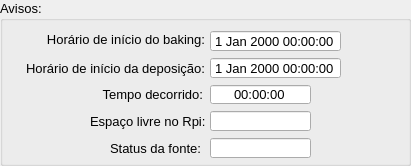
   <widget class="QGroupBox" name="groupBox_5">
    <property name="geometry">
     <rect>
      <x>20</x>
      <y>570</y>
      <width>411</width>
      <height>166</height>
     </rect>
    </property>
    <property name="font">
     <font>
      <pointsize>10</pointsize>
     </font>
    </property>
    <property name="title">
     <string>Avisos:</string>
    </property>
    <widget class="QDateTimeEdit" name="time_init_baking">
     <property name="geometry">
      <rect>
       <x>210</x>
       <y>30</y>
       <width>131</width>
       <height>22</height>
      </rect>
     </property>
     <property name="readOnly">
      <bool>true</bool>
     </property>
     <property name="buttonSymbols">
      <enum>QAbstractSpinBox::NoButtons</enum>
     </property>
     <property name="currentSection">
      <enum>QDateTimeEdit::DaySection</enum>
     </property>
    </widget>
    <widget class="QLabel" name="label_57">
     <property name="geometry">
      <rect>
       <x>24</x>
       <y>29</y>
       <width>181</width>
       <height>21</height>
      </rect>
     </property>
     <property name="text">
      <string>Horário de início do baking:</string>
     </property>
     <property name="alignment">
      <set>Qt::AlignRight|Qt::AlignTrailing|Qt::AlignVCenter</set>
     </property>
    </widget>
    <widget class="QDateTimeEdit" name="time_init_deposicao">
     <property name="geometry">
      <rect>
       <x>210</x>
       <y>57</y>
       <width>131</width>
       <height>22</height>
      </rect>
     </property>
     <property name="readOnly">
      <bool>true</bool>
     </property>
     <property name="buttonSymbols">
      <enum>QAbstractSpinBox::NoButtons</enum>
     </property>
    </widget>
    <widget class="QLabel" name="label_58">
     <property name="geometry">
      <rect>
       <x>24</x>
       <y>58</y>
       <width>181</width>
       <height>21</height>
      </rect>
     </property>
     <property name="text">
      <string>Horário de início da deposição:</string>
     </property>
     <property name="alignment">
      <set>Qt::AlignRight|Qt::AlignTrailing|Qt::AlignVCenter</set>
     </property>
    </widget>
    <widget class="QTimeEdit" name="tempoDecorrido">
     <property name="geometry">
      <rect>
       <x>210</x>
       <y>84</y>
       <width>101</width>
       <height>21</height>
      </rect>
     </property>
     <property name="font">
      <font>
       <pointsize>10</pointsize>
      </font>
     </property>
     <property name="alignment">
      <set>Qt::AlignCenter</set>
     </property>
     <property name="readOnly">
      <bool>true</bool>
     </property>
     <property name="buttonSymbols">
      <enum>QAbstractSpinBox::NoButtons</enum>
     </property>
    </widget>
    <widget class="QLabel" name="label_60">
     <property name="geometry">
      <rect>
       <x>47</x>
       <y>84</y>
       <width>156</width>
       <height>21</height>
      </rect>
     </property>
     <property name="font">
      <font>
       <pointsize>10</pointsize>
      </font>
     </property>
     <property name="text">
      <string>Tempo decorrido:</string>
     </property>
     <property name="alignment">
      <set>Qt::AlignRight|Qt::AlignTrailing|Qt::AlignVCenter</set>
     </property>
    </widget>
    <widget class="QLabel" name="label_66">
     <property name="geometry">
      <rect>
       <x>320</x>
       <y>111</y>
       <width>21</width>
       <height>21</height>
      </rect>
     </property>
     <property name="text">
      <string/>
     </property>
     <property name="pixmap">
      <pixmap>figuras/vermelho.ico</pixmap>
     </property>
     <property name="scaledContents">
      <bool>true</bool>
     </property>
    </widget>
    <widget class="QLabel" name="label_63">
     <property name="geometry">
      <rect>
       <x>90</x>
       <y>111</y>
       <width>161</width>
       <height>21</height>
      </rect>
     </property>
     <property name="font">
      <font>
       <pointsize>10</pointsize>
      </font>
     </property>
     <property name="text">
      <string>Espaço livre no Rpi:</string>
     </property>
    </widget>
    <widget class="QLabel" name="verde">
     <property name="geometry">
      <rect>
       <x>320</x>
       <y>111</y>
       <width>21</width>
       <height>21</height>
      </rect>
     </property>
     <property name="text">
      <string/>
     </property>
     <property name="pixmap">
      <pixmap>figuras/verde.ico</pixmap>
     </property>
     <property name="scaledContents">
      <bool>true</bool>
     </property>
    </widget>
    <widget class="QLineEdit" name="free_space">
     <property name="geometry">
      <rect>
       <x>210</x>
       <y>111</y>
       <width>101</width>
       <height>20</height>
      </rect>
     </property>
     <property name="alignment">
      <set>Qt::AlignCenter</set>
     </property>
     <property name="readOnly">
      <bool>true</bool>
     </property>
    </widget>
    <widget class="QLabel" name="label_67">
     <property name="geometry">
      <rect>
       <x>110</x>
       <y>138</y>
       <width>106</width>
       <height>21</height>
      </rect>
     </property>
     <property name="font">
      <font>
       <pointsize>10</pointsize>
      </font>
     </property>
     <property name="text">
      <string>Status da fonte:</string>
     </property>
    </widget>
    <widget class="QLineEdit" name="font_status">
     <property name="geometry">
      <rect>
       <x>210</x>
       <y>138</y>
       <width>101</width>
       <height>20</height>
      </rect>
     </property>
     <property name="alignment">
      <set>Qt::AlignCenter</set>
     </property>
     <property name="readOnly">
      <bool>true</bool>
     </property>
    </widget>
    <widget class="QLabel" name="label_68">
     <property name="geometry">
      <rect>
       <x>320</x>
       <y>138</y>
       <width>21</width>
       <height>21</height>
      </rect>
     </property>
     <property name="text">
      <string/>
     </property>
     <property name="pixmap">
      <pixmap>figuras/vermelho.ico</pixmap>
     </property>
     <property name="scaledContents">
      <bool>true</bool>
     </property>
    </widget>
    <widget class="QLabel" name="verde_2">
     <property name="geometry">
      <rect>
       <x>320</x>
       <y>138</y>
       <width>21</width>
       <height>21</height>
      </rect>
     </property>
     <property name="text">
      <string/>
     </property>
     <property name="pixmap">
      <pixmap>figuras/verde.ico</pixmap>
     </property>
     <property name="scaledContents">
      <bool>true</bool>
     </property>
    </widget>
   </widget>
